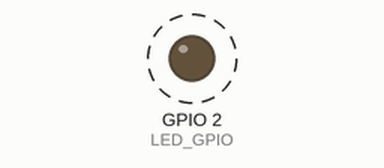
This sketch was run on a simulated ESP32. Shown: output pins drawn as LEDs (lit = HIGH). Dashed ring = blinking. What the sketch prints to the serial monitor is not drawn.

Above: at 2.0 s.
Timing chart, 0 to 6.1 s (numbered marks = the images above):
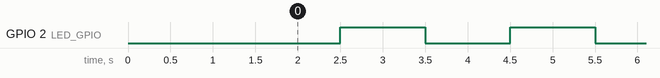

Measured:
- by itself, GPIO 2 (LED_GPIO): alternates HIGH for 1.0 s and LOW for 1.0 s

The sketch:

rgAsyncSerialPrint.ino
```cpp
// rgAsyncSerialPrint.ino
#include <Arduino.h>

#define DEBUG_ON 1
#include <rgDebug.h>

#define LED_GPIO 2

// FreeRTOS queue used to communicate from loop() to task_read_msg
static QueueHandle_t Qh;
#define QREAD_STACK_SIZE 8192
#define QTEXTLEN 10
typedef struct ReadQueueData {
    uint16_t line;
    uint16_t count;
    uint8_t unused_alignment;
    char text[QTEXTLEN+1];
} ReadQData; // 16 bytes

/* Timing accuracy in loop() is obtained by running task_read_msg() in core 0 while loop() runs in core 1 (default app core)
*
task_read_msg() running in core 0 :
    16:55:14.549 -> rx line 1 count 101 stack 9660 time 37 ms
    16:55:15.579 -> rx line 1 count 201 stack 8784 time 37 ms
    16:55:16.575 -> rx line 1 count 301 stack 8784 time 37 ms
    16:55:17.571 -> rx line 1 count 401 stack 8784 time 37 ms
    16:55:18.567 -> rx line 1 count 501 stack 8784 time 37 ms
    16:55:19.564 -> rx line 1 count 601 stack 8784 time 37 ms
    16:55:20.560 -> rx line 1 count 701 stack 8784 time 37 ms
    16:55:21.557 -> rx line 1 count 801 stack 8784 time 37 ms
    16:55:22.553 -> rx line 1 count 901 stack 8784 time 37 ms
    16:55:23.550 -> rx line 1 count 1001 stack 8784 time 37 ms
    16:55:24.546 -> rx line 1 count 1101 stack 8784 time 37 ms
    16:55:25.576 -> rx line 1 count 1201 stack 8784 time 37 ms
    16:55:26.572 -> rx line 1 count 1301 stack 8784 time 37 ms
    16:55:27.569 -> rx line 1 count 1401 stack 8784 time 37 ms
    16:55:28.565 -> rx line 1 count 1501 stack 8784 time 37 ms
    16:55:29.561 -> rx line 1 count 1601 stack 8784 time 37 ms
    16:55:30.558 -> rx line 1 count 1701 stack 8784 time 37 ms
    16:55:31.554 -> rx line 1 count 1801 stack 8784 time 37 ms
    16:55:32.550 -> rx line 1 count 1901 stack 8784 time 37 ms
    16:55:33.546 -> rx line 1 count 2001 stack 8784 time 37 ms
*
task_read_msg() running in core 1 :
    16:58:55.646 -> rx line 1 count 101 stack 9660 time 37 ms
    16:58:56.641 -> rx line 1 count 201 stack 8556 time 37 ms
    16:58:57.637 -> rx line 1 count 301 stack 8556 time 37 ms
    16:58:58.666 -> rx line 1 count 401 stack 8556 time 37 ms
    16:58:59.662 -> rx line 1 count 501 stack 8556 time 37 ms
    16:59:00.659 -> rx line 1 count 601 stack 8556 time 37 ms
    16:59:01.655 -> rx line 1 count 701 stack 8556 time 37 ms
    16:59:02.651 -> rx line 1 count 801 stack 8556 time 37 ms
    16:59:03.648 -> rx line 1 count 901 stack 8556 time 37 ms
    16:59:04.644 -> rx line 1 count 1001 stack 8556 time 37 ms
    16:59:05.641 -> rx line 1 count 1101 stack 8556 time 37 ms
    16:59:06.670 -> rx line 1 count 1202 stack 8556 time 37 ms
    16:59:07.666 -> rx line 1 count 1302 stack 8556 time 37 ms
    16:59:08.663 -> rx line 1 count 1403 stack 8556 time 37 ms
    16:59:09.659 -> rx line 1 count 1503 stack 8556 time 37 ms
    16:59:10.688 -> rx line 1 count 1604 stack 8556 time 37 ms
    16:59:11.684 -> rx line 1 count 1704 stack 8556 time 37 ms
    16:59:12.679 -> rx line 1 count 1805 stack 8556 time 37 ms
    16:59:13.676 -> rx line 1 count 1905 stack 8556 time 37 ms
    16:59:14.705 -> rx line 1 count 2006 stack 8556 time 37 ms
*/

// Autorepeat hardware timer used to transmit datagrams periodically
// see https://docs.espressif.com/projects/arduino-esp32/en/latest/api/timer.html

hw_timer_t * Timer_obj = NULL;
volatile SemaphoreHandle_t Semaphore_obj;

// DGPERIOD is the delay between 2 data processings in loop(), in microseconds
// Acceptable CPU speed for DGPERIOD=10000 : 80-240 MHz on Tx and/or Rx
// Larger delays increase the time available for your application data processing between datagrams
const unsigned long DGPERIOD=10000; // microseconds, must be multiple of 100

void ARDUINO_ISR_ATTR onTimer(){
    xSemaphoreGiveFromISR(Semaphore_obj, NULL);
}

// Initialization:
void setup() {
    // setting a higher loopTask priority is ok if loop() yields with delay(1)
    // but noy with taskYIELD(). WHY ?
    //vTaskPrioritySet(nullptr,2);

    Serial.begin(115200);
	while (!Serial) ; // wait for serial port to connect
	dbprint('\n'); for (uint8_t idx = 0; idx<3; idx++) { dbprint((char)('A'+idx)); delay(500); }
	dbprint('\n');
    dbprintf("ReadQData %d bytes\n", sizeof(ReadQData));

    TaskHandle_t th;
    BaseType_t rto_status;

    Qh = xQueueCreate(1, sizeof(ReadQData)); // depth=1
    assert(Qh);

    pinMode(LED_GPIO,OUTPUT);

    // task task_read_msg() runs on core 0 with priority 1
    rto_status = xTaskCreatePinnedToCore(
        task_read_msg,
        "qread",
        QREAD_STACK_SIZE,
        nullptr,  // Not used
        1,        // same priority as loopTask
        &th,      // Task handle
        0         // Run on core 0
    );
    assert(rto_status == pdPASS);
    assert(th);

    // this semaphore tells when the timer has fired
    // we use it to make the onTimer() ISR return as fast as possible
    Semaphore_obj = xSemaphoreCreateBinary();
    // Set timer frequency to 10 kHz to get a 100 microsecond resolution (slower frequency won't work)
    Timer_obj = timerBegin(10000);
    // Attach onTimer function to our timer.
    timerAttachInterrupt(Timer_obj, &onTimer);
    // Set alarm to call onTimer function every DGPERIOD microseconds
    // Repeat the alarm (third parameter) with unlimited count = 0 (fourth parameter)
    // onTimer() will be called when the counter of Timer_obj reaches this value, and the counter will be reset to 0
    timerAlarm(Timer_obj, DGPERIOD/100, true, 0);
}

// loopTask() runs on core 1 with priority 1
void loop() {

    if (xSemaphoreTake(Semaphore_obj, 0) == pdTRUE) {
        // data processing takes place here
        static unsigned int Counter=0;
        Counter++;
        const char *LINES[4]={"The quick", "brown fox", "jumps over", "the dog"};

        // display app data periodically and asynchronously
        if (Counter % 100 == 0) {
            ReadQData qdata;
            uint16_t idx=(Counter/100) % 4; // 0 1 2 3
            qdata.line=idx+1;               // 1 2 3 4
            memset(qdata.text, 0, QTEXTLEN+1);
            strncpy(qdata.text, LINES[idx], QTEXTLEN);
            qdata.count=Counter;

            // xQueueSendToBack() takes 19 microseconds at 80 MHz, 7 microseconds at 240 MHz
            // unsigned long qcall_timer=micros();
            if (xQueueSendToBack(Qh,&qdata,sizeof(ReadQData)) != pdPASS)
                Serial.println("full");
            /*
            else {
                qcall_timer=micros()-qcall_timer;
                Serial.printf("tx line %u count %u in %lu micros\n", qdata.line, qdata.count, qcall_timer);
            }
            */
        }
    }
}

// Queue receiving task, blocks reading the queue
static void task_read_msg(void *argp) {
    BaseType_t rto_status;
    unsigned stack_now = 0;
    unsigned stack_max = 0; // used stack maximum (bytes)
    ReadQData qdata;

    while (1) {
        rto_status = xQueueReceive(
            Qh,
            &qdata,
            portMAX_DELAY
        );
        assert(rto_status == pdPASS);
        unsigned long processing_time=millis();
        digitalWrite(LED_GPIO,(qdata.count/100)%2==1);

        stack_now=QREAD_STACK_SIZE - uxTaskGetStackHighWaterMark(nullptr);
        if (stack_now > stack_max )
            stack_max = stack_now;

        // simulate app processing : 35 ms >= exec time of rgDisplay::PrintLine()
        unsigned long timer=millis();
        while (millis()<timer+35);
        Serial.printf("rx line %u count %u stack %u time %lu ms text %s\n", qdata.line, qdata.count, stack_now, millis()-processing_time, qdata.text);
        //Serial.printf("rx line %u count %u stack %u time %lu ms\n", qdata.line, qdata.count, stack_now, millis()-processing_time);
    }
}
```
